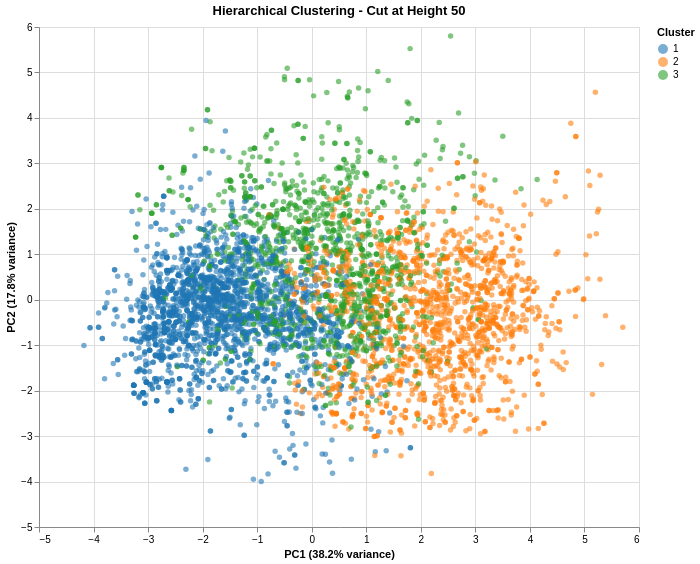

Notebook code for this chart:
### Markdown cell above
### **Step 4: Visualize with PCA**

### Code cell
# Visualize the clusters in PCA space
plot_df_height_50 = X_pca_df.copy()
plot_df_height_50['cluster'] = clusters_at_height_50.astype(str)

chart_height_50 = alt.Chart(plot_df_height_50).mark_circle(size=30, opacity=0.6).encode(
    x=alt.X('PC1:Q', title=f'PC1 ({variance_explained[0]:.1%} variance)'),
    y=alt.Y('PC2:Q', title=f'PC2 ({variance_explained[1]:.1%} variance)'),
    color=alt.Color('cluster:N', title='Cluster', scale=alt.Scale(scheme='category10')),
    tooltip=['PC1', 'PC2', 'cluster']
).properties(
    title='Hierarchical Clustering - Cut at Height 50',
    width=600,
    height=500
)

chart_height_50

### Figure 1 — Vega-Lite specification as saved in the notebook (floating-point values rounded to 4 significant figures; data arrays with more than 128 entries replaced by an {"elided": "..."} marker saying what was removed)
{"config": {"view": {"continuousWidth": 300, "continuousHeight": 300}}, "data": {"name": "data-45167f90967de2ed7e0f849c9ee9fa76"}, "mark": {"type": "circle", "opacity": 0.6, "size": 30}, "encoding": {"color": {"field": "cluster", "scale": {"scheme": "category10"}, "title": "Cluster", "type": "nominal"}, "tooltip": [{"field": "PC1", "type": "quantitative"}, {"field": "PC2", "type": "quantitative"}, {"field": "cluster", "type": "nominal"}], "x": {"field": "PC1", "title": "PC1 (38.2% variance)", "type": "quantitative"}, "y": {"field": "PC2", "title": "PC2 (17.8% variance)", "type": "quantitative"}}, "height": 500, "title": "Hierarchical Clustering - Cut at Height 50", "width": 600, "$schema": "https://vega.github.io/schema/vega-lite/v6.1.0.json", "datasets": {"data-45167f90967de2ed7e0f849c9ee9fa76": {"elided": "4898 records"}}}
